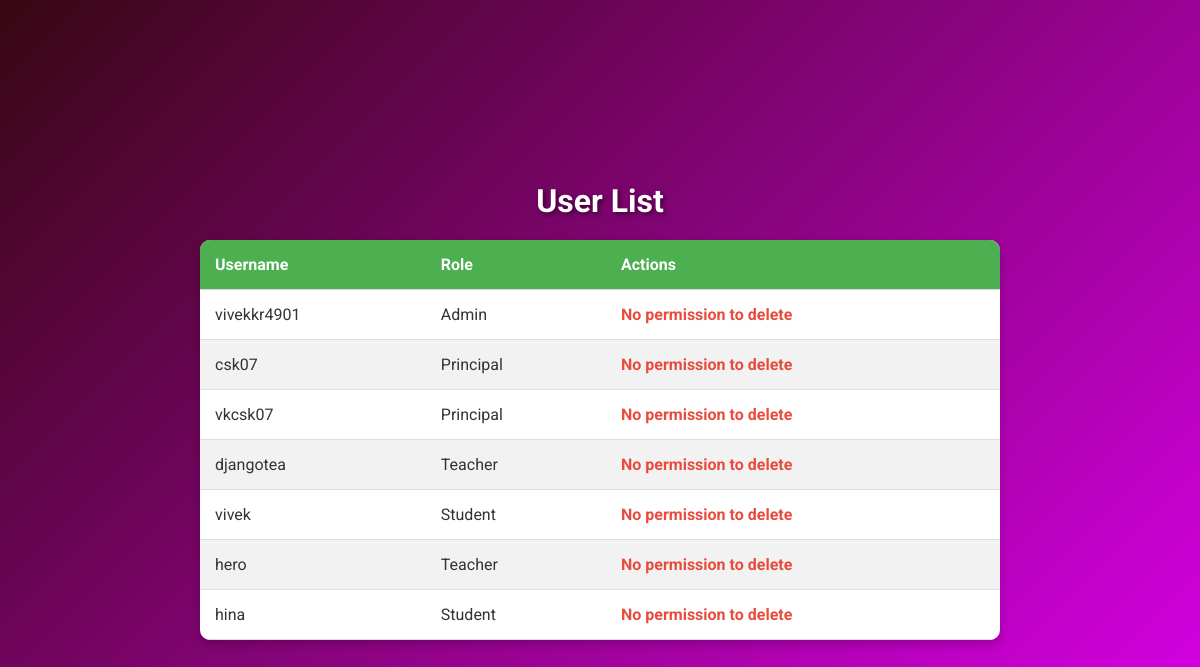
The page /users/ (signed in) on the database its author committed.
### app/models.py (models this page shows, shortened)
class User(AbstractUser):
    first_name = models.CharField(max_length=200)
    last_name = models.CharField(max_length=200)
    class Role(models.TextChoices):
        ADMIN = "ADMIN", _('Admin')
        PRINCIPAL = "PRINCIPAL", _('Principal')
        STUDENT = "STUDENT", _('Student')
        TEACHER = "TEACHER", _('Teacher')
        WAITING = "WAITING", _('Waiting')
    base_role = Role.WAITING
    role = models.CharField(max_length=50, choices=Role.choices, default=base_role)

### app/views.py (the view)
# urls.py: path('users/', views.user_list, name='user_list'),
@login_required
def user_list(request):
    users = User.objects.all()
    return render(request, 'user_list.html', {'users': users})

### app/templatetags/custom_filters.py (called while the page is built)
@register.filter
def can_delete(request_user, target_user):
    if request_user.role == User.Role.PRINCIPAL:
        return target_user.role in [User.Role.TEACHER, User.Role.STUDENT]
    elif request_user.role == User.Role.TEACHER:
        return target_user.role == User.Role.STUDENT
    return False

### app/templates/user_list.html (shortened to what this page needs)
{% load custom_filters %}
<!DOCTYPE html>
<html>
<head>
</head>
<body>
    <h1>User List</h1>
    <table>
        <thead>
            <tr>
                <th>Username</th>
                <th>Role</th>
                <th>Actions</th>
            </tr>
        </thead>
        <tbody>
            {% for user in users %}
                <tr>
                    <td>{{ user.username }}</td>
                    <td>{{ user.get_role_display }}</td>
                    <td>
                        {% if request.user|can_delete:user %}
                            <form action="{% url 'delete_user' user.id %}" method="post">
                                {% csrf_token %}
                                <button type="submit">Delete</button>
                            </form>
                        {% else %}
                            <span>No permission to delete</span>
                        {% endif %}
                    </td>
                </tr>
            {% endfor %}
        </tbody>
    </table>
</body>
</html>

### app/templates/user_list.html (style rules this page uses)
body { font-family: 'Roboto', sans-serif; background: linear-gradient(135deg, rgb(56, 7, 18), #d0e); color: #fff; margin: 0; display: flex; flex-direction: column; align-items: center; justify-content: center; height: 100vh; }
h1 { margin-bottom: 20px; text-shadow: 2px 2px 4px rgba(0, 0, 0, 0.5); }
table { width: 80%; max-width: 800px; border-collapse: collapse; background: #fff; color: #333; box-shadow: 0 4px 8px rgba(0, 0, 0, 0.2); border-radius: 10px; overflow: hidden; }
th, td { padding: 15px; text-align: left; border-bottom: 1px solid #ddd; }
th { background: #4CAF50; color: white; font-weight: bold; }
tr:nth-child(even) { background: #f2f2f2; }
span { color: #e74c3c; font-weight: bold; }

### rows shown on the page
User: username "vivekkr4901", role "Admin", shows "No permission to delete"
User: username "csk07", role "Principal"
User: username "vkcsk07", role "Principal"
User: username "djangotea", role "Teacher"
User: username "vivek", role "Student"
User: username "hero", role "Teacher"
User: username "hina", role "Student"
